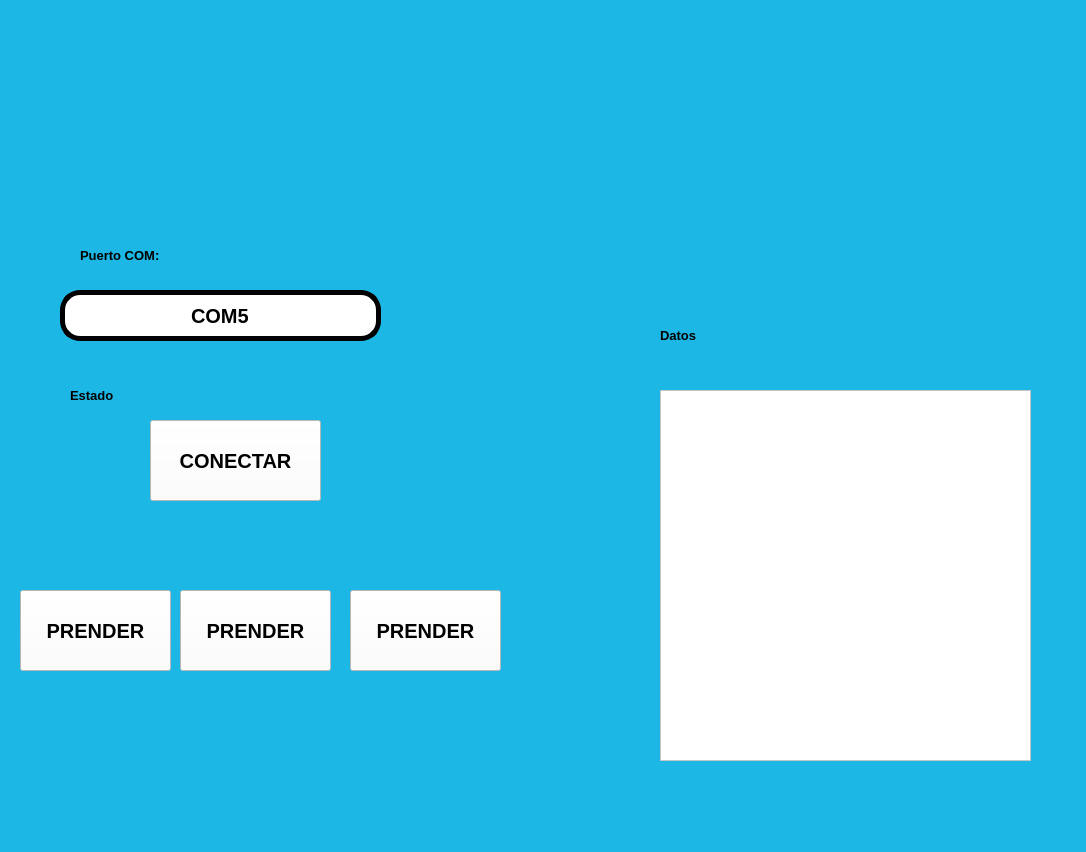
<?xml version="1.0" encoding="UTF-8"?>
<ui version="4.0">
 <class>MainWindow</class>
 <widget class="QMainWindow" name="MainWindow">
  <property name="geometry">
   <rect>
    <x>0</x>
    <y>0</y>
    <width>1086</width>
    <height>852</height>
   </rect>
  </property>
  <property name="windowTitle">
   <string>MainWindow</string>
  </property>
  <property name="styleSheet">
   <string notr="true">
background-color: rgb(29, 183, 230);</string>
  </property>
  <widget class="QWidget" name="centralwidget">
   <widget class="QLabel" name="imagen">
    <property name="geometry">
     <rect>
      <x>10</x>
      <y>20</y>
      <width>191</width>
      <height>161</height>
     </rect>
    </property>
    <property name="styleSheet">
     <string notr="true"/>
    </property>
    <property name="text">
     <string/>
    </property>
    <property name="pixmap">
     <pixmap resource="../PIP_2025_Eq1/Archivos/Recursos.qrc">:/ejercicios/elyochi.jpg</pixmap>
    </property>
    <property name="scaledContents">
     <bool>true</bool>
    </property>
   </widget>
   <widget class="QLabel" name="label">
    <property name="geometry">
     <rect>
      <x>80</x>
      <y>240</y>
      <width>111</width>
      <height>31</height>
     </rect>
    </property>
    <property name="font">
     <font>
      <pointsize>10</pointsize>
      <weight>75</weight>
      <bold>true</bold>
     </font>
    </property>
    <property name="text">
     <string>Puerto COM:</string>
    </property>
   </widget>
   <widget class="QLineEdit" name="txt_com">
    <property name="geometry">
     <rect>
      <x>60</x>
      <y>290</y>
      <width>321</width>
      <height>51</height>
     </rect>
    </property>
    <property name="font">
     <font>
      <pointsize>15</pointsize>
      <weight>75</weight>
      <bold>true</bold>
     </font>
    </property>
    <property name="styleSheet">
     <string notr="true">background-color: rgb(255, 255, 255);
border-radius:20px;
border:  5px solid black;
</string>
    </property>
    <property name="text">
     <string>COM5</string>
    </property>
    <property name="alignment">
     <set>Qt::AlignCenter</set>
    </property>
   </widget>
   <widget class="QLabel" name="imagen_2">
    <property name="geometry">
     <rect>
      <x>540</x>
      <y>30</y>
      <width>191</width>
      <height>161</height>
     </rect>
    </property>
    <property name="styleSheet">
     <string notr="true"/>
    </property>
    <property name="text">
     <string/>
    </property>
    <property name="pixmap">
     <pixmap resource="../PIP_2025_Eq1/Archivos/Recursos.qrc">:/ejercicios/kaldo.jpg</pixmap>
    </property>
    <property name="scaledContents">
     <bool>true</bool>
    </property>
   </widget>
   <widget class="QLabel" name="label_6">
    <property name="geometry">
     <rect>
      <x>850</x>
      <y>50</y>
      <width>121</width>
      <height>121</height>
     </rect>
    </property>
    <property name="text">
     <string/>
    </property>
    <property name="pixmap">
     <pixmap resource="../PIP_2025_Eq1/Archivos/Recursos.qrc">:/ejercicios/sams.jpeg</pixmap>
    </property>
    <property name="scaledContents">
     <bool>true</bool>
    </property>
   </widget>
   <widget class="QLabel" name="txt_estado">
    <property name="geometry">
     <rect>
      <x>70</x>
      <y>380</y>
      <width>161</width>
      <height>31</height>
     </rect>
    </property>
    <property name="font">
     <font>
      <pointsize>10</pointsize>
      <weight>75</weight>
      <bold>true</bold>
     </font>
    </property>
    <property name="text">
     <string>Estado</string>
    </property>
   </widget>
   <widget class="QPushButton" name="btn_accion">
    <property name="geometry">
     <rect>
      <x>150</x>
      <y>420</y>
      <width>171</width>
      <height>81</height>
     </rect>
    </property>
    <property name="font">
     <font>
      <pointsize>15</pointsize>
      <weight>75</weight>
      <bold>true</bold>
     </font>
    </property>
    <property name="styleSheet">
     <string notr="true">background-color: rgb(255, 255, 255);</string>
    </property>
    <property name="text">
     <string>CONECTAR</string>
    </property>
   </widget>
   <widget class="QListWidget" name="lista_datos">
    <property name="geometry">
     <rect>
      <x>660</x>
      <y>390</y>
      <width>371</width>
      <height>371</height>
     </rect>
    </property>
    <property name="font">
     <font>
      <pointsize>12</pointsize>
      <weight>75</weight>
      <bold>true</bold>
     </font>
    </property>
    <property name="styleSheet">
     <string notr="true">background-color: rgb(255, 255, 255);</string>
    </property>
   </widget>
   <widget class="QLabel" name="txt_estado_2">
    <property name="geometry">
     <rect>
      <x>660</x>
      <y>320</y>
      <width>111</width>
      <height>31</height>
     </rect>
    </property>
    <property name="font">
     <font>
      <pointsize>10</pointsize>
      <weight>75</weight>
      <bold>true</bold>
     </font>
    </property>
    <property name="text">
     <string>Datos</string>
    </property>
   </widget>
   <widget class="QPushButton" name="btn_led1">
    <property name="geometry">
     <rect>
      <x>20</x>
      <y>590</y>
      <width>151</width>
      <height>81</height>
     </rect>
    </property>
    <property name="font">
     <font>
      <pointsize>15</pointsize>
      <weight>75</weight>
      <bold>true</bold>
     </font>
    </property>
    <property name="styleSheet">
     <string notr="true">background-color: rgb(255, 255, 255);</string>
    </property>
    <property name="text">
     <string>PRENDER</string>
    </property>
   </widget>
   <widget class="QPushButton" name="btn_led2">
    <property name="geometry">
     <rect>
      <x>180</x>
      <y>590</y>
      <width>151</width>
      <height>81</height>
     </rect>
    </property>
    <property name="font">
     <font>
      <pointsize>15</pointsize>
      <weight>75</weight>
      <bold>true</bold>
     </font>
    </property>
    <property name="styleSheet">
     <string notr="true">background-color: rgb(255, 255, 255);</string>
    </property>
    <property name="text">
     <string>PRENDER</string>
    </property>
   </widget>
   <widget class="QPushButton" name="btn_led3">
    <property name="geometry">
     <rect>
      <x>350</x>
      <y>590</y>
      <width>151</width>
      <height>81</height>
     </rect>
    </property>
    <property name="font">
     <font>
      <pointsize>15</pointsize>
      <weight>75</weight>
      <bold>true</bold>
     </font>
    </property>
    <property name="styleSheet">
     <string notr="true">background-color: rgb(255, 255, 255);</string>
    </property>
    <property name="text">
     <string>PRENDER</string>
    </property>
   </widget>
  </widget>
  <widget class="QMenuBar" name="menubar">
   <property name="geometry">
    <rect>
     <x>0</x>
     <y>0</y>
     <width>1086</width>
     <height>26</height>
    </rect>
   </property>
  </widget>
  <widget class="QStatusBar" name="statusbar"/>
 </widget>
 <resources>
  <include location="../PIP_2025_Eq1/Archivos/Recursos.qrc"/>
 </resources>
 <connections/>
</ui>
